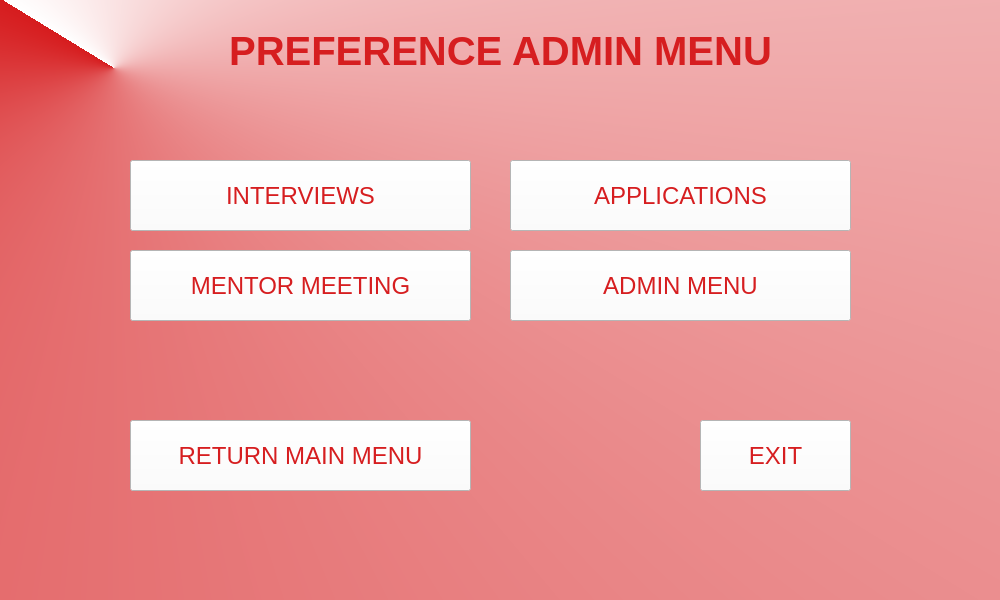
<?xml version="1.0" encoding="UTF-8"?>
<ui version="4.0">
 <class>Form</class>
 <widget class="QWidget" name="Form">
  <property name="geometry">
   <rect>
    <x>0</x>
    <y>0</y>
    <width>1000</width>
    <height>600</height>
   </rect>
  </property>
  <property name="sizePolicy">
   <sizepolicy hsizetype="Fixed" vsizetype="Fixed">
    <horstretch>0</horstretch>
    <verstretch>0</verstretch>
   </sizepolicy>
  </property>
  <property name="minimumSize">
   <size>
    <width>1000</width>
    <height>600</height>
   </size>
  </property>
  <property name="maximumSize">
   <size>
    <width>1000</width>
    <height>600</height>
   </size>
  </property>
  <property name="font">
   <font>
    <family>Nirmala UI</family>
   </font>
  </property>
  <property name="windowTitle">
   <string>Preference Admin Menu</string>
  </property>
  <property name="windowIcon">
   <iconset resource="logo/logo.qrc">
    <normaloff>:/logo/logo_icon.png</normaloff>:/logo/logo_icon.png</iconset>
  </property>
  <property name="styleSheet">
   <string notr="true">#Form{
background-color: qconicalgradient(cx:0.114, cy:0.113318, angle:134.3, stop:0 rgba(214, 28, 30, 255), stop:1 rgba(255, 255, 255, 255));

}</string>
  </property>
  <widget class="QLabel" name="label_Preference_Admin_Menu">
   <property name="geometry">
    <rect>
     <x>10</x>
     <y>20</y>
     <width>981</width>
     <height>61</height>
    </rect>
   </property>
   <property name="font">
    <font>
     <family>Nirmala UI</family>
     <pointsize>30</pointsize>
     <weight>75</weight>
     <bold>true</bold>
    </font>
   </property>
   <property name="styleSheet">
    <string notr="true">color: rgb(214, 30, 32);</string>
   </property>
   <property name="text">
    <string>PREFERENCE ADMIN MENU</string>
   </property>
   <property name="alignment">
    <set>Qt::AlignCenter</set>
   </property>
  </widget>
  <widget class="QPushButton" name="pushButton_APPLICATIONS">
   <property name="geometry">
    <rect>
     <x>510</x>
     <y>160</y>
     <width>341</width>
     <height>71</height>
    </rect>
   </property>
   <property name="font">
    <font>
     <family>Nirmala UI</family>
     <pointsize>18</pointsize>
     <weight>50</weight>
     <bold>false</bold>
    </font>
   </property>
   <property name="styleSheet">
    <string notr="true">QPushButton{
	color: rgb(214, 30, 32);
	background-color: rgb(253, 253, 253);
}

QPushButton::hover{
	background-color: rgb(226, 92, 93);
	color: rgb(255, 255, 255);
}

QPushButton::pressed{
	background-color: rgb(216, 37, 39);
}</string>
   </property>
   <property name="text">
    <string>APPLICATIONS</string>
   </property>
  </widget>
  <widget class="QPushButton" name="pushButton_Mentor_Meeting">
   <property name="geometry">
    <rect>
     <x>130</x>
     <y>250</y>
     <width>341</width>
     <height>71</height>
    </rect>
   </property>
   <property name="font">
    <font>
     <family>Nirmala UI</family>
     <pointsize>18</pointsize>
     <weight>50</weight>
     <bold>false</bold>
    </font>
   </property>
   <property name="styleSheet">
    <string notr="true">QPushButton{
	color: rgb(214, 30, 32);
	background-color: rgb(253, 253, 253);
}

QPushButton::hover{
	background-color: rgb(226, 92, 93);
	color: rgb(255, 255, 255);
}

QPushButton::pressed{
	background-color: rgb(216, 37, 39);
}</string>
   </property>
   <property name="text">
    <string>MENTOR MEETING</string>
   </property>
  </widget>
  <widget class="QPushButton" name="pushButton_INTERVIEWS">
   <property name="geometry">
    <rect>
     <x>130</x>
     <y>160</y>
     <width>341</width>
     <height>71</height>
    </rect>
   </property>
   <property name="font">
    <font>
     <family>Nirmala UI</family>
     <pointsize>18</pointsize>
     <weight>50</weight>
     <bold>false</bold>
    </font>
   </property>
   <property name="styleSheet">
    <string notr="true">QPushButton{
	color: rgb(214, 30, 32);
	background-color: rgb(253, 253, 253);
}

QPushButton::hover{
	background-color: rgb(226, 92, 93);
	color: rgb(255, 255, 255);
}

QPushButton::pressed{
	background-color: rgb(216, 37, 39);
}</string>
   </property>
   <property name="text">
    <string>INTERVIEWS</string>
   </property>
  </widget>
  <widget class="QPushButton" name="pushButton_Return_Main_menu">
   <property name="geometry">
    <rect>
     <x>130</x>
     <y>420</y>
     <width>341</width>
     <height>71</height>
    </rect>
   </property>
   <property name="font">
    <font>
     <family>Nirmala UI</family>
     <pointsize>18</pointsize>
     <weight>50</weight>
     <bold>false</bold>
    </font>
   </property>
   <property name="styleSheet">
    <string notr="true">QPushButton{
	color: rgb(214, 30, 32);
	background-color: rgb(253, 253, 253);
}

QPushButton::hover{
	background-color: rgb(226, 92, 93);
	color: rgb(255, 255, 255);
}

QPushButton::pressed{
	background-color: rgb(216, 37, 39);
}</string>
   </property>
   <property name="text">
    <string>RETURN MAIN MENU</string>
   </property>
  </widget>
  <widget class="QPushButton" name="pushButton_Exit">
   <property name="geometry">
    <rect>
     <x>700</x>
     <y>420</y>
     <width>151</width>
     <height>71</height>
    </rect>
   </property>
   <property name="font">
    <font>
     <family>Nirmala UI</family>
     <pointsize>18</pointsize>
     <weight>50</weight>
     <bold>false</bold>
    </font>
   </property>
   <property name="styleSheet">
    <string notr="true">QPushButton{
	color: rgb(214, 30, 32);
	background-color: rgb(253, 253, 253);
}

QPushButton::hover{
	background-color: rgb(226, 92, 93);
	color: rgb(255, 255, 255);
}

QPushButton::pressed{
	background-color: rgb(216, 37, 39);
}</string>
   </property>
   <property name="text">
    <string>EXIT</string>
   </property>
  </widget>
  <widget class="QPushButton" name="pushButton_ADMIN_MENU">
   <property name="geometry">
    <rect>
     <x>510</x>
     <y>250</y>
     <width>341</width>
     <height>71</height>
    </rect>
   </property>
   <property name="font">
    <font>
     <family>Nirmala UI</family>
     <pointsize>18</pointsize>
     <weight>50</weight>
     <bold>false</bold>
    </font>
   </property>
   <property name="styleSheet">
    <string notr="true">QPushButton{
	color: rgb(214, 30, 32);
	background-color: rgb(253, 253, 253);
}

QPushButton::hover{
	background-color: rgb(226, 92, 93);
	color: rgb(255, 255, 255);
}

QPushButton::pressed{
	background-color: rgb(216, 37, 39);
}</string>
   </property>
   <property name="text">
    <string>ADMIN MENU</string>
   </property>
  </widget>
 </widget>
 <resources>
  <include location="logo/logo.qrc"/>
 </resources>
 <connections/>
</ui>
